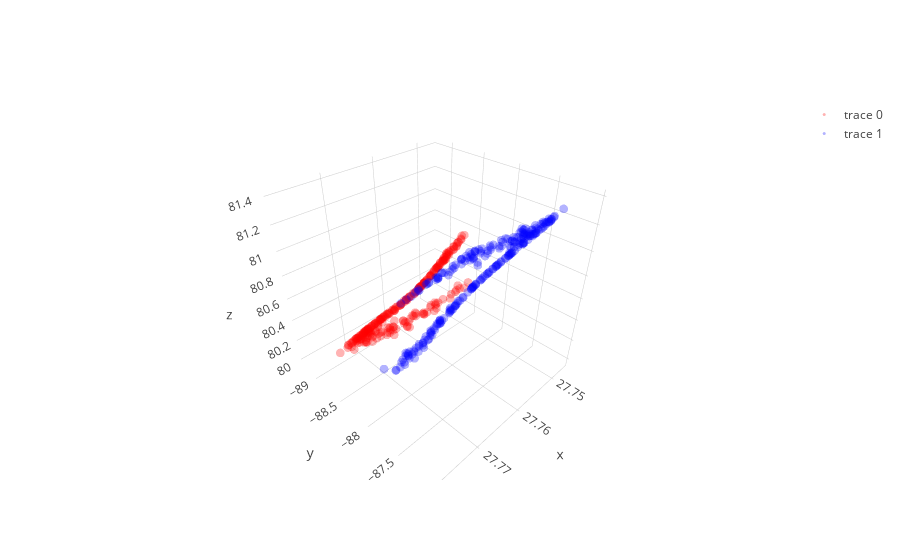

Notebook source saved alongside this figure:
### Code cell
# with all scale
expand_dim = 3
w1 = np.random.randn(2,expand_dim)
w2 = np.random.randn(expand_dim,1)
a  = np.ones(expand_dim); b = np.ones(expand_dim); c = np.zeros(expand_dim)
w1 = _sym_decorrelation(w1)
w2 = w2/(np.sqrt(np.sum(w2**2)))

temp_X = np.copy(X)
mini_batch_size = 10
for iter in range(2000):
    cum_loss = 0; temp_X   = shuffle(temp_X)
    
    for mini_batch in range(0,len(X),mini_batch_size):
        current_batch = temp_X[mini_batch:mini_batch+mini_batch_size]
        
        layer1  = current_batch @ w1
        layer1a = a*g(b*layer1)+c
        layer2  = layer1a       @ w2
        loss    = (w2.T @ layer1a.T @ layer1a @ w2).mean() + (w1.T @ current_batch.T @ current_batch @ w1).mean()
        
        grad2 = -2*layer1a.T @ layer1a @ w2 
        grad1a= -2*layer1a@w2@w2.T
        grada = grad1a*g(b*layer1)
        gradb = grad1a*a*g_grad(b*layer1)*layer1
        gradc = grad1a
        grad1 = current_batch.T @(grad1a*a*g_grad(b*layer1)*b) - 2*current_batch.T @ current_batch @ w1 

        w2 = w2 - 0.000000001  * grad2+ (1/(iter+1))*np.random.randn(expand_dim,1)
        a = a -   0.0000009    * grada.mean(0)+ (1/(iter+1))*np.random.randn(expand_dim)
        b = b -   0.0000009    * gradb.mean(0)+ (1/(iter+1))*np.random.randn(expand_dim)
        c = c -   0.000009   * gradc.mean(0) + (1/(iter+1))*np.random.randn(expand_dim)
        w1 = w1 - 0.000000001  * grad1+ (1/(iter+1))*np.random.randn(2,expand_dim)
        
        w1 = _sym_decorrelation(w1)
        w2 = w2/(np.sqrt(np.sum(w2**2)))
        a  = (a-a.mean())/a.std()
        b  = (b-b.mean())/b.std()
        c  = (c-c.mean())/c.std()
        cum_loss      = cum_loss + loss.mean()
        
    if iter%500==0:print('Iter : ',iter," Loss: ",cum_loss)

# projection
projected_mine = (a*g(b*(X @ w1))+c) @ w2

plt.figure(figsize=(20,5))
plt.subplot(1, 3, 1)
plt.scatter(X[y==0, 0], X[y==0, 1], color='red', alpha=0.5)
plt.scatter(X[y==1, 0], X[y==1, 1], color='blue', alpha=0.5)
plt.quiver(X.mean(0)[0], X.mean(0)[1], evector[0,0],evector[0,1], color=['b'], scale=2.5)
plt.quiver(X.mean(0)[0], X.mean(0)[1], evector[1,0],evector[1,1], color=['g'], scale=2.5)

plt.subplot(1, 3, 2,projection='3d')
one_layer_project = (a*g(b*(X @ w1))+c)
plt.scatter(one_layer_project[:,0],one_layer_project[:,1],one_layer_project[:,2], color='red')

plt.subplot(1, 3, 3)
plt.scatter(projected_mine[y==0], np.zeros((len(projected_mine)//2)),  color='red', alpha=0.05)
plt.scatter(projected_mine[y==1], np.zeros((len(projected_mine)//2)), color='blue', alpha=0.05)
plt.show()

trace1 = go.Scatter3d(
    x=one_layer_project[y==0,0],
    y=one_layer_project[y==0,1],
    z=one_layer_project[y==0,2],
    mode='markers',
    line=dict(color='red',width=0.5),
    marker=dict(size=3,opacity=0.3)
)
trace2 = go.Scatter3d(
    x=one_layer_project[y==1,0],
    y=one_layer_project[y==1,1],
    z=one_layer_project[y==1,2],
    mode='markers',
    line=dict(color='blue',width=0.5),
    marker=dict(size=3,opacity=0.3)
)
data = [trace1,trace2]
fig  = go.Figure(data=data)
iplot(fig)

### Figure 1 — Plotly figure (JSON) as saved in the notebook; plotly's stock layout.template omitted (floating-point values rounded to 4 significant figures; data arrays with more than 128 entries replaced by an {"elided": "..."} marker saying what was removed)
{"data": [{"line": {"color": "red", "width": 0.5}, "marker": {"opacity": 0.3, "size": 3}, "mode": "markers", "type": "scatter3d", "uid": "1889b490-e914-4de7-b29f-35adb214a2e7", "x": {"elided": "250 float values"}, "y": {"elided": "250 float values"}, "z": {"elided": "250 float values"}}, {"line": {"color": "blue", "width": 0.5}, "marker": {"opacity": 0.3, "size": 3}, "mode": "markers", "type": "scatter3d", "uid": "8f59ecb1-b72d-4643-b101-1ac7f8a7b49c", "x": {"elided": "250 float values"}, "y": {"elided": "250 float values"}, "z": {"elided": "250 float values"}}], "layout": {}}
